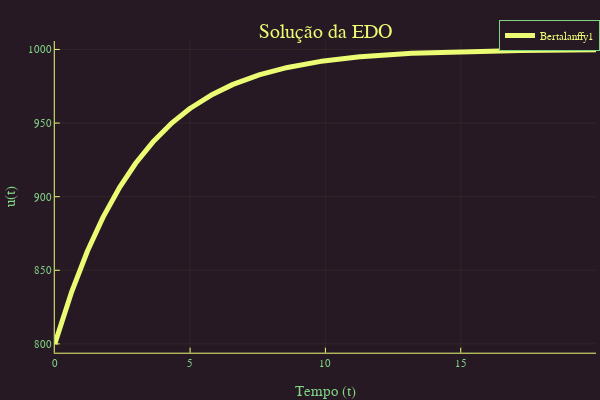

Notebook code for this chart:
### Markdown cell above
Nesta seção, vamos avaliar o equilíbrio no caso de coeficientes constantes
para o modelo de Bertalanffy. A equação diferencial é dada por (13)

Supondo que $\alpha< \beta$, esta equação tem um equilíbrio em:

\begin{equation}
    N^{\alpha}(a-bN^{(\beta -\alpha)})=0
\end{equation}

O equilíbrio ocorre quando  $N_0=0$ ou $N_1 =\frac{a^{\frac{1}{\beta-\alpha}}}{b}$.\\
Assim ,o valor de $N_1$ é um limiar e ,se $N>N_1$ a função N(t) é descrente , caso contrário $N<N_1$ a função é crescente
Em resumo teremos os seguintes equilíbrios: 

(a) Equilíbrio livre de doenças, ou seja $N_0=0$

(b) Equilíbrio com doença com  $N_1 =\frac{a^{(\frac{1}{\beta-\alpha})}}{b}$

### Code cell
#EDO simples
#Sem medicação com população abaixo do limite
using DifferentialEquations
a = 10
b = 1
alpha = 2/3
beta = 1
#Equação do modelo
f(n,p,t) = a*n^(alpha)-b*n^(beta)
#Condições iniciais
u0 = 800
range = (0.0,20.0)
prob = ODEProblem(f,u0,range)
sol = solve(prob, Tsit5(), reltol=1e-8, abstol=1e-8)
#Plotagem do Modelo
using Plots
plotly()
plot(sol,linewidth=5,title="Solução da EDO",
xaxis="Tempo (t)",yaxis="u(t)",label="Bertalanffy1")

### Figure 1 — Plotly figure (JSON) as saved in the notebook; plotly's stock layout.template omitted (floating-point values rounded to 4 significant figures; data arrays with more than 128 entries replaced by an {"elided": "..."} marker saying what was removed)
{"data": [{"colorbar": {"title": ""}, "legendgroup": "Bertalanffy1", "line": {"color": "rgba(235, 251, 115, 1.000)", "dash": "solid", "shape": "linear", "width": 5}, "mode": "lines", "name": "Bertalanffy1", "showlegend": true, "type": "scatter", "x": {"elided": "1000 float values"}, "xaxis": "x", "y": {"elided": "1000 float values"}, "yaxis": "y", "zmax": null, "zmin": null}], "layout": {"annotations": [{"font": {"color": "rgba(235, 251, 115, 1.000)", "family": "sans-serif", "size": 20}, "rotation": 0, "showarrow": false, "text": "Solução da EDO", "x": 0.5424, "xanchor": "center", "xref": "paper", "y": 1, "yanchor": "top", "yref": "paper"}], "height": 400, "legend": {"bgcolor": "rgba(39, 25, 36, 1.000)", "bordercolor": "rgba(128, 213, 132, 1.000)", "borderwidth": 1, "font": {"color": "rgba(235, 251, 115, 1.000)", "family": "sans-serif", "size": 11}, "title": {"font": {"color": "rgba(235, 251, 115, 1.000)", "family": "sans-serif", "size": 15}, "text": ""}, "tracegroupgap": 0, "traceorder": "normal", "x": 1, "xanchor": "auto", "y": 1, "yanchor": "auto"}, "margin": {"b": 20, "l": 0, "r": 0, "t": 20}, "paper_bgcolor": "rgba(39, 25, 36, 1.000)", "plot_bgcolor": "rgba(39, 25, 36, 1.000)", "showlegend": true, "width": 600, "xaxis": {"anchor": "y", "domain": [0.09128, 0.9934], "gridcolor": "rgba(235, 251, 115, 0.100)", "gridwidth": 0.5, "linecolor": "rgba(235, 251, 115, 1.000)", "mirror": false, "range": [0, 20], "showgrid": true, "showline": true, "showticklabels": true, "tickangle": 0, "tickcolor": "rgb(235, 251, 115)", "tickfont": {"color": "rgba(128, 213, 132, 1.000)", "family": "sans-serif", "size": 11}, "tickmode": "array", "ticks": "inside", "ticktext": ["0", "5", "10", "15", "20"], "tickvals": [0, 5, 10, 15, 20], "title": "Tempo (t)", "titlefont": {"color": "rgba(128, 213, 132, 1.000)", "family": "sans-serif", "size": 15}, "type": "-", "visible": true, "zeroline": false, "zerolinecolor": "rgba(235, 251, 115, 1.000)"}, "yaxis": {"anchor": "x", "domain": [0.07581, 0.9415], "gridcolor": "rgba(235, 251, 115, 0.100)", "gridwidth": 0.5, "linecolor": "rgba(235, 251, 115, 1.000)", "mirror": false, "range": [794.0, 1006.0], "showgrid": true, "showline": true, "showticklabels": true, "tickangle": 0, "tickcolor": "rgb(235, 251, 115)", "tickfont": {"color": "rgba(128, 213, 132, 1.000)", "family": "sans-serif", "size": 11}, "tickmode": "array", "ticks": "inside", "ticktext": ["800", "850", "900", "950", "1000"], "tickvals": [800, 850, 900, 950, 1000], "title": "u(t)", "titlefont": {"color": "rgba(128, 213, 132, 1.000)", "family": "sans-serif", "size": 15}, "type": "-", "visible": true, "zeroline": false, "zerolinecolor": "rgba(235, 251, 115, 1.000)"}}}
